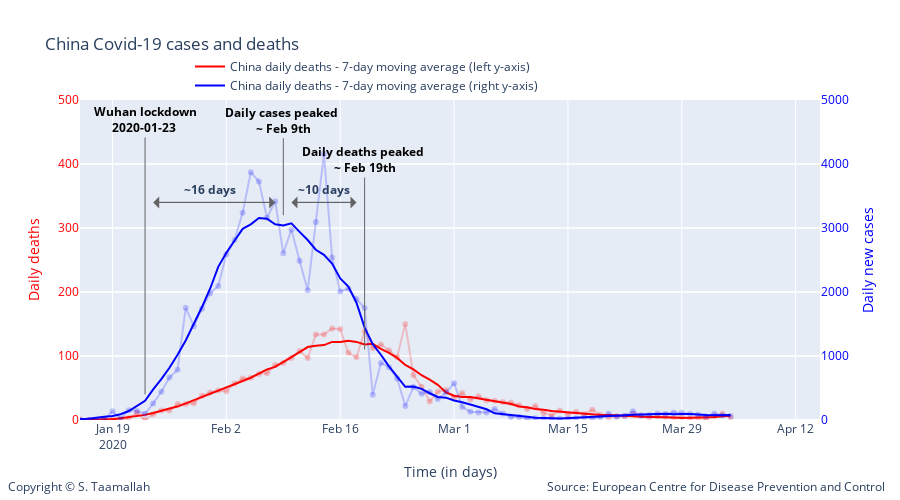

The notebook cell saved with this chart:
### Code cell
degree = 5

smooth_china_deaths = smoothTriangle(df_china['deaths'],degree)
smooth_china_cases = smoothTriangle(df_china['cases'],degree)

smooth_china_deaths_9day = smooth_9day(df_china['deaths'])
smooth_china_cases_9day = smooth_9day(df_china['cases'])



# Add traces
trace1 = go.Scatter(
        x=df_china.index, 
        y=df_china['deaths'],
        mode='lines + markers',
        name='China daily deaths (left y-axis)',
        line_color='rgba(256, 0, 0, .2)',
        showlegend=False,
)

trace11 = go.Scatter(
        x=df_china.index, 
        y=smooth_china_deaths_9day,
        mode='lines',
        name='China daily deaths - 7-day moving average (left y-axis)',
        line_color='rgba(256, 0, 0, 1)',
)


trace2 = go.Scatter(
        x=df_china.index, 
        y=df_china['cases'],
        mode='lines + markers',
        name='China daily deaths (right y-axis)',
        line_color='rgba(0, 0, 256, .2)',
        showlegend=False,
        yaxis='y2'
)

trace22 = go.Scatter(
        x=df_china.index, 
        y=smooth_china_cases_9day,
        mode='lines',
        name='China daily deaths - 7-day moving average (right y-axis)',
        line_color='rgba(0, 0, 256, 1)',
        yaxis='y2'
)

data = [trace1, trace11, trace2, trace22]

layout = go.Layout(
    title='China Covid-19 cases and deaths',
    legend=dict(x=.4, y=1.15, orientation="h"), 
    width=900,
    height=500,
    
    # Top left
    xaxis=dict(
        title='Time (in days)',
        range=['2020-01-15', '2020-04-15'],
    ),
    yaxis=dict(
        title='Daily deaths',
        #type='log',
        range=[0,500],
        color="red",
        anchor='x'
    ),
    yaxis2=dict(
        title = 'Daily new cases',
        color='rgba(0, 0, 256, 1)',
        #type='log',
        range=[0,5000],
        overlaying='y',
        side='right'
    ),
    
       annotations=[
        dict(
            x=1.09,
            y=-0.24,
            showarrow=False,
            text='Source: European Centre for Disease Prevention and Control',
            xref='paper',
            yref='paper'
        ),
        
        dict(
            x=-0.1,
            y=-0.24,
            showarrow=False,
            text='Copyright © S. Taamallah ',
            xref='paper',
            yref='paper'
        )
    ],
    
)



fig = go.Figure(data=data, layout=layout)

fig.add_annotation(
            x='2020-01-23',
            y=40,
            xref="x",
            yref="y",
            text="<b> Wuhan lockdown <br> 2020-01-23  </b>",
            showarrow=True,
            font=dict(
            #family="Courier New, monospace",
            size=12,
            color="black",
            ),
        align="center",
        arrowhead=0,
        arrowsize=1,
        arrowwidth=1,
        arrowcolor="#636363",
        ax=0,
        ay=-275,
)




fig.add_annotation(
            x='2020-02-09',
            y=320,
            text="<b>Daily cases peaked <br> ~ Feb 9th </b>",
            showarrow=True,
            font=dict(
            #family="Courier New, monospace",
            size=12,
            color="black",
            ),
        align="center",
        arrowhead=0,
        arrowsize=1,
        arrowwidth=1,
        arrowcolor="#636363",
        ax=0,
        ay=-95,
)


fig.add_annotation(
            x='2020-02-19',
            y=110,
            text="<b>Daily deaths peaked <br> ~ Feb 19th </b>",
            showarrow=True,
            font=dict(
            #family="Courier New, monospace",
            size=12,
            color="black",
            ),
        align="center",
        arrowhead=0,
        arrowsize=1,
        arrowwidth=1,
        arrowcolor="#636363",
        ax=0,
        ay=-190,
)

fig.add_annotation(
            x='2020-02-10',
            y=340,
            text="",
            showarrow=True,
            font=dict(
            #family="Courier New, monospace",
            size=12,
            color="black",
            ),
        align="center",
        arrowhead=1,
        arrowsize=2,
        arrowwidth=1,
        arrowcolor="#636363",
        ax=65,
        ay=0,
)

fig.add_annotation(
            x='2020-02-18',
            y=340,
            text="",
            showarrow=True,
            font=dict(
            #family="Courier New, monospace",
            size=12,
            color="black",
            ),
        align="center",
        arrowhead=1,
        arrowsize=2,
        arrowwidth=1,
        arrowcolor="#636363",
        ax=-65,
        ay=0,
)

fig.add_annotation(
            x='2020-02-14',
            y=360,
            text="<b> ~10 days </b>",
            showarrow=False,
)

fig.add_annotation(
            x='2020-01-24',
            y=340,
            text="",
            showarrow=True,
            font=dict(
            #family="Courier New, monospace",
            size=12,
            color="black",
            ),
        align="center",
        arrowhead=1,
        arrowsize=2,
        arrowwidth=1,
        arrowcolor="#636363",
        ax=120,
        ay=0,
)

fig.add_annotation(
            x='2020-02-08',
            y=340,
            text="",
            showarrow=True,
            font=dict(
            #family="Courier New, monospace",
            size=12,
            color="black",
            ),
        align="center",
        arrowhead=1,
        arrowsize=2,
        arrowwidth=1,
        arrowcolor="#636363",
        ax=-120,
        ay=0,
)


fig.add_annotation(
            x='2020-01-31',
            y=360,
            text="<b> ~16 days </b>",
            showarrow=False,
)

fig.show()

from plotly.offline import plot
plot(fig, filename="STaamallah_covid19_analysis_chart_2_20200405.html", auto_open = False)

### Figure 1 — Plotly figure (JSON) as saved in the notebook; plotly's stock layout.template omitted (floating-point values rounded to 4 significant figures)
{"data": [{"line": {"color": "rgba(256, 0, 0, .2)"}, "mode": "lines+markers", "name": "China daily deaths (left y-axis)", "showlegend": false, "type": "scatter", "x": ["2020-04-04T00:00:00", "2020-04-03T00:00:00", "2020-04-02T00:00:00", "2020-04-01T00:00:00", "2020-03-31T00:00:00", "2020-03-30T00:00:00", "2020-03-29T00:00:00", "2020-03-28T00:00:00", "2020-03-27T00:00:00", "2020-03-26T00:00:00", "2020-03-25T00:00:00", "2020-03-24T00:00:00", "2020-03-23T00:00:00", "2020-03-22T00:00:00", "2020-03-21T00:00:00", "2020-03-20T00:00:00", "2020-03-19T00:00:00", "2020-03-18T00:00:00", "2020-03-17T00:00:00", "2020-03-16T00:00:00", "2020-03-15T00:00:00", "2020-03-14T00:00:00", "2020-03-13T00:00:00", "2020-03-12T00:00:00", "2020-03-11T00:00:00", "2020-03-10T00:00:00", "2020-03-09T00:00:00", "2020-03-08T00:00:00", "2020-03-07T00:00:00", "2020-03-06T00:00:00", "2020-03-05T00:00:00", "2020-03-04T00:00:00", "2020-03-03T00:00:00", "2020-03-02T00:00:00", "2020-03-01T00:00:00", "2020-02-29T00:00:00", "2020-02-28T00:00:00", "2020-02-27T00:00:00", "2020-02-26T00:00:00", "2020-02-25T00:00:00", "2020-02-24T00:00:00", "2020-02-23T00:00:00", "2020-02-22T00:00:00", "2020-02-21T00:00:00", "2020-02-20T00:00:00", "2020-02-19T00:00:00", "2020-02-18T00:00:00", "2020-02-17T00:00:00", "2020-02-16T00:00:00", "2020-02-15T00:00:00", "2020-02-14T00:00:00", "2020-02-13T00:00:00", "2020-02-12T00:00:00", "2020-02-11T00:00:00", "2020-02-10T00:00:00", "2020-02-09T00:00:00", "2020-02-08T00:00:00", "2020-02-07T00:00:00", "2020-02-06T00:00:00", "2020-02-05T00:00:00", "2020-02-04T00:00:00", "2020-02-03T00:00:00", "2020-02-02T00:00:00", "2020-02-01T00:00:00", "2020-01-31T00:00:00", "2020-01-30T00:00:00", "2020-01-29T00:00:00", "2020-01-28T00:00:00", "2020-01-27T00:00:00", "2020-01-26T00:00:00", "2020-01-25T00:00:00", "2020-01-24T00:00:00", "2020-01-23T00:00:00", "2020-01-22T00:00:00", "2020-01-21T00:00:00", "2020-01-20T00:00:00", "2020-01-19T00:00:00", "2020-01-18T00:00:00", "2020-01-17T00:00:00", "2020-01-16T00:00:00", "2020-01-15T00:00:00", "2020-01-14T00:00:00", "2020-01-13T00:00:00", "2020-01-12T00:00:00", "2020-01-11T00:00:00", "2020-01-10T00:00:00", "2020-01-09T00:00:00", "2020-01-08T00:00:00", "2020-01-07T00:00:00", "2020-01-06T00:00:00", "2020-01-05T00:00:00", "2020-01-04T00:00:00", "2020-01-03T00:00:00", "2020-01-02T00:00:00", "2020-01-01T00:00:00", "2019-12-31T00:00:00"], "y": [4, 10, 6, 1, 3, 2, 5, 3, 5, 6, 4, 7, 9, 6, 6, 4, 8, 16, 9, 13, 9, 15, 7, 11, 22, 17, 23, 27, 28, 30, 31, 37, 32, 42, 35, 47, 44, 29, 52, 70, 150, 98, 109, 118, 112, 139, 98, 105, 142, 143, 133.5, 133.5, 97, 108, 97, 89, 86, 73, 72, 66, 65, 57, 45, 46, 43, 38, 26, 25, 25, 15, 15, 9, 0, 11, 3, 0, 1, 0, 0, 0, 1, 0, 0, 0, 1, 0, 0, 0, 0, 0, 0, 0, 0, 0, 0, 0]}, {"line": {"color": "rgba(256, 0, 0, 1)"}, "mode": "lines", "name": "China daily deaths - 7-day moving average (left y-axis)", "type": "scatter", "x": ["2020-04-04T00:00:00", "2020-04-03T00:00:00", "2020-04-02T00:00:00", "2020-04-01T00:00:00", "2020-03-31T00:00:00", "2020-03-30T00:00:00", "2020-03-29T00:00:00", "2020-03-28T00:00:00", "2020-03-27T00:00:00", "2020-03-26T00:00:00", "2020-03-25T00:00:00", "2020-03-24T00:00:00", "2020-03-23T00:00:00", "2020-03-22T00:00:00", "2020-03-21T00:00:00", "2020-03-20T00:00:00", "2020-03-19T00:00:00", "2020-03-18T00:00:00", "2020-03-17T00:00:00", "2020-03-16T00:00:00", "2020-03-15T00:00:00", "2020-03-14T00:00:00", "2020-03-13T00:00:00", "2020-03-12T00:00:00", "2020-03-11T00:00:00", "2020-03-10T00:00:00", "2020-03-09T00:00:00", "2020-03-08T00:00:00", "2020-03-07T00:00:00", "2020-03-06T00:00:00", "2020-03-05T00:00:00", "2020-03-04T00:00:00", "2020-03-03T00:00:00", "2020-03-02T00:00:00", "2020-03-01T00:00:00", "2020-02-29T00:00:00", "2020-02-28T00:00:00", "2020-02-27T00:00:00", "2020-02-26T00:00:00", "2020-02-25T00:00:00", "2020-02-24T00:00:00", "2020-02-23T00:00:00", "2020-02-22T00:00:00", "2020-02-21T00:00:00", "2020-02-20T00:00:00", "2020-02-19T00:00:00", "2020-02-18T00:00:00", "2020-02-17T00:00:00", "2020-02-16T00:00:00", "2020-02-15T00:00:00", "2020-02-14T00:00:00", "2020-02-13T00:00:00", "2020-02-12T00:00:00", "2020-02-11T00:00:00", "2020-02-10T00:00:00", "2020-02-09T00:00:00", "2020-02-08T00:00:00", "2020-02-07T00:00:00", "2020-02-06T00:00:00", "2020-02-05T00:00:00", "2020-02-04T00:00:00", "2020-02-03T00:00:00", "2020-02-02T00:00:00", "2020-02-01T00:00:00", "2020-01-31T00:00:00", "2020-01-30T00:00:00", "2020-01-29T00:00:00", "2020-01-28T00:00:00", "2020-01-27T00:00:00", "2020-01-26T00:00:00", "2020-01-25T00:00:00", "2020-01-24T00:00:00", "2020-01-23T00:00:00", "2020-01-22T00:00:00", "2020-01-21T00:00:00", "2020-01-20T00:00:00", "2020-01-19T00:00:00", "2020-01-18T00:00:00", "2020-01-17T00:00:00", "2020-01-16T00:00:00", "2020-01-15T00:00:00", "2020-01-14T00:00:00", "2020-01-13T00:00:00", "2020-01-12T00:00:00", "2020-01-11T00:00:00", "2020-01-10T00:00:00", "2020-01-09T00:00:00", "2020-01-08T00:00:00", "2020-01-07T00:00:00", "2020-01-06T00:00:00", "2020-01-05T00:00:00", "2020-01-04T00:00:00", "2020-01-03T00:00:00", "2020-01-02T00:00:00", "2020-01-01T00:00:00", "2019-12-31T00:00:00"], "y": [6.667, 5.25, 4.8, 4.333, 4, 4, 3, 4, 4, 5, 5, 5, 6, 7, 7, 8, 8, 9, 9, 10, 12, 13, 14, 16, 17, 20, 21, 25, 27, 29, 31, 34, 36, 36, 38, 43, 55, 63, 70, 79, 86, 97, 105, 111, 119, 118, 122, 124, 122, 122, 117, 116, 114, 106, 98, 91, 83, 79, 72, 66, 61, 56, 50, 45, 41, 35, 30, 26, 21, 18, 14, 11, 8, 6, 4, 2, 1, 1, 0, 0, 0, 0, 0, 0, 0, 0, 0, 0, 0, 0, 0, 0, 0, 0, 0, 0]}, {"line": {"color": "rgba(0, 0, 256, .2)"}, "mode": "lines+markers", "name": "China daily deaths (right y-axis)", "showlegend": false, "type": "scatter", "x": ["2020-04-04T00:00:00", "2020-04-03T00:00:00", "2020-04-02T00:00:00", "2020-04-01T00:00:00", "2020-03-31T00:00:00", "2020-03-30T00:00:00", "2020-03-29T00:00:00", "2020-03-28T00:00:00", "2020-03-27T00:00:00", "2020-03-26T00:00:00", "2020-03-25T00:00:00", "2020-03-24T00:00:00", "2020-03-23T00:00:00", "2020-03-22T00:00:00", "2020-03-21T00:00:00", "2020-03-20T00:00:00", "2020-03-19T00:00:00", "2020-03-18T00:00:00", "2020-03-17T00:00:00", "2020-03-16T00:00:00", "2020-03-15T00:00:00", "2020-03-14T00:00:00", "2020-03-13T00:00:00", "2020-03-12T00:00:00", "2020-03-11T00:00:00", "2020-03-10T00:00:00", "2020-03-09T00:00:00", "2020-03-08T00:00:00", "2020-03-07T00:00:00", "2020-03-06T00:00:00", "2020-03-05T00:00:00", "2020-03-04T00:00:00", "2020-03-03T00:00:00", "2020-03-02T00:00:00", "2020-03-01T00:00:00", "2020-02-29T00:00:00", "2020-02-28T00:00:00", "2020-02-27T00:00:00", "2020-02-26T00:00:00", "2020-02-25T00:00:00", "2020-02-24T00:00:00", "2020-02-23T00:00:00", "2020-02-22T00:00:00", "2020-02-21T00:00:00", "2020-02-20T00:00:00", "2020-02-19T00:00:00", "2020-02-18T00:00:00", "2020-02-17T00:00:00", "2020-02-16T00:00:00", "2020-02-15T00:00:00", "2020-02-14T00:00:00", "2020-02-13T00:00:00", "2020-02-12T00:00:00", "2020-02-11T00:00:00", "2020-02-10T00:00:00", "2020-02-09T00:00:00", "2020-02-08T00:00:00", "2020-02-07T00:00:00", "2020-02-06T00:00:00", "2020-02-05T00:00:00", "2020-02-04T00:00:00", "2020-02-03T00:00:00", "2020-02-02T00:00:00", "2020-02-01T00:00:00", "2020-01-31T00:00:00", "2020-01-30T00:00:00", "2020-01-29T00:00:00", "2020-01-28T00:00:00", "2020-01-27T00:00:00", "2020-01-26T00:00:00", "2020-01-25T00:00:00", "2020-01-24T00:00:00", "2020-01-23T00:00:00", "2020-01-22T00:00:00", "2020-01-21T00:00:00", "2020-01-20T00:00:00", "2020-01-19T00:00:00", "2020-01-18T00:00:00", "2020-01-17T00:00:00", "2020-01-16T00:00:00", "2020-01-15T00:00:00", "2020-01-14T00:00:00", "2020-01-13T00:00:00", "2020-01-12T00:00:00", "2020-01-11T00:00:00", "2020-01-10T00:00:00", "2020-01-09T00:00:00", "2020-01-08T00:00:00", "2020-01-07T00:00:00", "2020-01-06T00:00:00", "2020-01-05T00:00:00", "2020-01-04T00:00:00", "2020-01-03T00:00:00", "2020-01-02T00:00:00", "2020-01-01T00:00:00", "2019-12-31T00:00:00"], "y": [62, 70, 100, 54, 84, 98, 113, 119, 94, 102, 78, 69, 138, 65, 52, 99, 44, 23, 43, 25, 22, 19, 22, 24, 29, 20, 45, 46, 101, 170, 117, 119, 127, 205, 574, 428, 329, 439, 410, 515, 218, 647, 826, 891, 394, 1750, 1890, 2052, 2007, 2538, 4156, 3092, 2028, 2490, 2974, 2607, 3418, 3160, 3727, 3872, 3237, 2812, 2590, 2095, 1980, 1740, 1466, 1753, 787, 665, 441, 259, 97, 140, 151, 19, 136, 17, 4, 0, 0, 0, 0, 0, 0, 0, 0, 0, 0, 0, 15, 0, 17, 0, 0, 27], "yaxis": "y2"}, {"line": {"color": "rgba(0, 0, 256, 1)"}, "mode": "lines", "name": "China daily deaths - 7-day moving average (right y-axis)", "type": "scatter", "x": ["2020-04-04T00:00:00", "2020-04-03T00:00:00", "2020-04-02T00:00:00", "2020-04-01T00:00:00", "2020-03-31T00:00:00", "2020-03-30T00:00:00", "2020-03-29T00:00:00", "2020-03-28T00:00:00", "2020-03-27T00:00:00", "2020-03-26T00:00:00", "2020-03-25T00:00:00", "2020-03-24T00:00:00", "2020-03-23T00:00:00", "2020-03-22T00:00:00", "2020-03-21T00:00:00", "2020-03-20T00:00:00", "2020-03-19T00:00:00", "2020-03-18T00:00:00", "2020-03-17T00:00:00", "2020-03-16T00:00:00", "2020-03-15T00:00:00", "2020-03-14T00:00:00", "2020-03-13T00:00:00", "2020-03-12T00:00:00", "2020-03-11T00:00:00", "2020-03-10T00:00:00", "2020-03-09T00:00:00", "2020-03-08T00:00:00", "2020-03-07T00:00:00", "2020-03-06T00:00:00", "2020-03-05T00:00:00", "2020-03-04T00:00:00", "2020-03-03T00:00:00", "2020-03-02T00:00:00", "2020-03-01T00:00:00", "2020-02-29T00:00:00", "2020-02-28T00:00:00", "2020-02-27T00:00:00", "2020-02-26T00:00:00", "2020-02-25T00:00:00", "2020-02-24T00:00:00", "2020-02-23T00:00:00", "2020-02-22T00:00:00", "2020-02-21T00:00:00", "2020-02-20T00:00:00", "2020-02-19T00:00:00", "2020-02-18T00:00:00", "2020-02-17T00:00:00", "2020-02-16T00:00:00", "2020-02-15T00:00:00", "2020-02-14T00:00:00", "2020-02-13T00:00:00", "2020-02-12T00:00:00", "2020-02-11T00:00:00", "2020-02-10T00:00:00", "2020-02-09T00:00:00", "2020-02-08T00:00:00", "2020-02-07T00:00:00", "2020-02-06T00:00:00", "2020-02-05T00:00:00", "2020-02-04T00:00:00", "2020-02-03T00:00:00", "2020-02-02T00:00:00", "2020-02-01T00:00:00", "2020-01-31T00:00:00", "2020-01-30T00:00:00", "2020-01-29T00:00:00", "2020-01-28T00:00:00", "2020-01-27T00:00:00", "2020-01-26T00:00:00", "2020-01-25T00:00:00", "2020-01-24T00:00:00", "2020-01-23T00:00:00", "2020-01-22T00:00:00", "2020-01-21T00:00:00", "2020-01-20T00:00:00", "2020-01-19T00:00:00", "2020-01-18T00:00:00", "2020-01-17T00:00:00", "2020-01-16T00:00:00", "2020-01-15T00:00:00", "2020-01-14T00:00:00", "2020-01-13T00:00:00", "2020-01-12T00:00:00", "2020-01-11T00:00:00", "2020-01-10T00:00:00", "2020-01-09T00:00:00", "2020-01-08T00:00:00", "2020-01-07T00:00:00", "2020-01-06T00:00:00", "2020-01-05T00:00:00", "2020-01-04T00:00:00", "2020-01-03T00:00:00", "2020-01-02T00:00:00", "2020-01-01T00:00:00", "2019-12-31T00:00:00"], "y": [77.33, 71.5, 74, 78, 88, 92, 93, 90, 99, 97, 92, 90, 82, 74, 67, 62, 56, 43, 38, 35, 27, 25, 27, 28, 36, 52, 63, 74, 86, 105, 167, 209, 241, 278, 305, 349, 360, 418, 487, 522, 518, 676, 837, 1020, 1186, 1443, 1833, 2085, 2211, 2444, 2580, 2660, 2812, 2940, 3072, 3040, 3057, 3144, 3155, 3057, 2987, 2801, 2613, 2393, 2051, 1765, 1501, 1242, 1020, 816, 639, 479, 299, 213, 140, 91, 62, 51, 36, 19, 17, 2, 0, 0, 0, 0, 1, 1, 3, 3, 3, 0, 7, 5.4, 11, 9], "yaxis": "y2"}], "layout": {"annotations": [{"showarrow": false, "text": "Source: European Centre for Disease Prevention and Control", "x": 1.09, "xref": "paper", "y": -0.24, "yref": "paper"}, {"showarrow": false, "text": "Copyright © S. Taamallah ", "x": -0.1, "xref": "paper", "y": -0.24, "yref": "paper"}, {"align": "center", "arrowcolor": "#636363", "arrowhead": 0, "arrowsize": 1, "arrowwidth": 1, "ax": 0, "ay": -275, "font": {"color": "black", "size": 12}, "showarrow": true, "text": "<b> Wuhan lockdown <br> 2020-01-23  </b>", "x": "2020-01-23", "xref": "x", "y": 40, "yref": "y"}, {"align": "center", "arrowcolor": "#636363", "arrowhead": 0, "arrowsize": 1, "arrowwidth": 1, "ax": 0, "ay": -95, "font": {"color": "black", "size": 12}, "showarrow": true, "text": "<b>Daily cases peaked <br> ~ Feb 9th </b>", "x": "2020-02-09", "y": 320}, {"align": "center", "arrowcolor": "#636363", "arrowhead": 0, "arrowsize": 1, "arrowwidth": 1, "ax": 0, "ay": -190, "font": {"color": "black", "size": 12}, "showarrow": true, "text": "<b>Daily deaths peaked <br> ~ Feb 19th </b>", "x": "2020-02-19", "y": 110}, {"align": "center", "arrowcolor": "#636363", "arrowhead": 1, "arrowsize": 2, "arrowwidth": 1, "ax": 65, "ay": 0, "font": {"color": "black", "size": 12}, "showarrow": true, "text": "", "x": "2020-02-10", "y": 340}, {"align": "center", "arrowcolor": "#636363", "arrowhead": 1, "arrowsize": 2, "arrowwidth": 1, "ax": -65, "ay": 0, "font": {"color": "black", "size": 12}, "showarrow": true, "text": "", "x": "2020-02-18", "y": 340}, {"showarrow": false, "text": "<b> ~10 days </b>", "x": "2020-02-14", "y": 360}, {"align": "center", "arrowcolor": "#636363", "arrowhead": 1, "arrowsize": 2, "arrowwidth": 1, "ax": 120, "ay": 0, "font": {"color": "black", "size": 12}, "showarrow": true, "text": "", "x": "2020-01-24", "y": 340}, {"align": "center", "arrowcolor": "#636363", "arrowhead": 1, "arrowsize": 2, "arrowwidth": 1, "ax": -120, "ay": 0, "font": {"color": "black", "size": 12}, "showarrow": true, "text": "", "x": "2020-02-08", "y": 340}, {"showarrow": false, "text": "<b> ~16 days </b>", "x": "2020-01-31", "y": 360}], "height": 500, "legend": {"orientation": "h", "x": 0.4, "y": 1.15}, "title": {"text": "China Covid-19 cases and deaths"}, "width": 900, "xaxis": {"range": ["2020-01-15", "2020-04-15"], "title": {"text": "Time (in days)"}, "type": "date"}, "yaxis": {"anchor": "x", "color": "red", "range": [0, 500], "title": {"text": "Daily deaths"}, "type": "linear"}, "yaxis2": {"color": "rgba(0, 0, 256, 1)", "overlaying": "y", "range": [0, 5000], "side": "right", "title": {"text": "Daily new cases"}, "type": "linear"}}}
